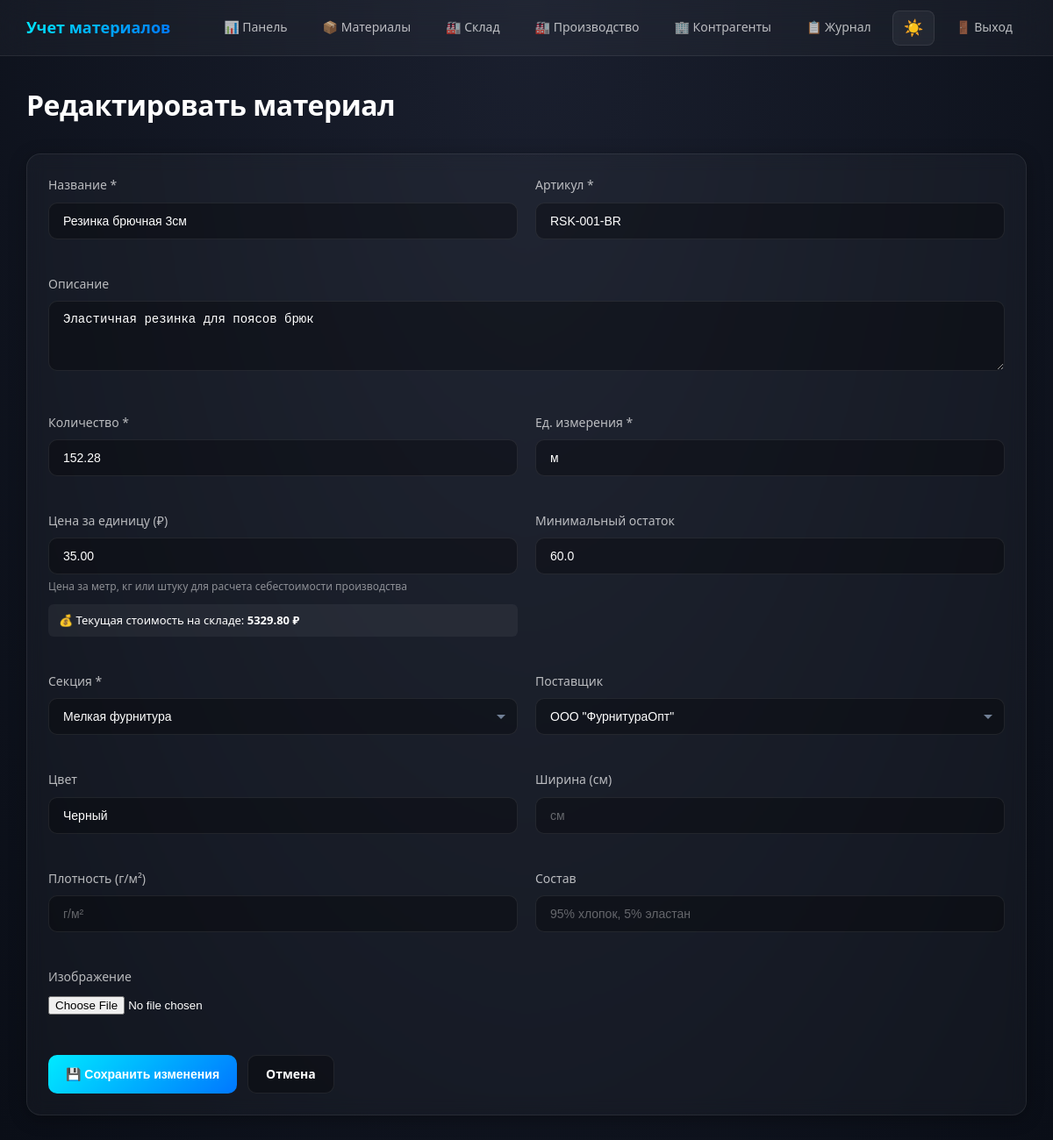
/materials/20/edit/ (signed in), run on the app's committed database.
### warehouse/models.py (models this page shows, shortened)
class Material(models.Model):
    name = models.CharField(max_length=255)
    article = models.CharField(max_length=100, unique=True)
    description = models.TextField(blank=True)
    unit = models.CharField(max_length=50, default='м')
    quantity = models.FloatField(default=0, validators=[MinValueValidator(0)])
    min_stock = models.FloatField(default=10)
    image = models.ImageField(upload_to='materials/', blank=True, null=True)
    price_per_unit = models.DecimalField(
        max_digits=12,
        decimal_places=2,
        default=0,
        verbose_name="Цена за единицу",
        help_text="Цена за метр, кг или штуку"
    )
    section = models.ForeignKey(
        'Section',  # Используем строку для ленивой загрузки
        on_delete=models.CASCADE,
        related_name='materials',
        null=True,
        blank=True
    )
    contractor = models.ForeignKey(
        'Contractor',
        on_delete=models.SET_NULL,
        null=True,
        blank=True
    )
    created_at = models.DateTimeField(auto_now_add=True, null=True)
    updated_at = models.DateTimeField(auto_now=True)
    color = models.CharField(max_length=100, blank=True)
    width = models.FloatField(null=True, blank=True)
    density = models.FloatField(null=True, blank=True)
    composition = models.CharField(max_length=255, blank=True)
    class Meta:
        ordering = ['-created_at']
    @property
    def total_value(self):
        return float(self.price_per_unit) * self.quantity
    contractor = models.ForeignKey(
        'Contractor',
        on_delete=models.SET_NULL,
        null=True,
        blank=True
    )
    created_at = models.DateTimeField(auto_now_add=True, null=True)
    updated_at = models.DateTimeField(auto_now=True)
    color = models.CharField(max_length=100, blank=True)
    width = models.FloatField(null=True, blank=True)
    density = models.FloatField(null=True, blank=True)
    composition = models.CharField(max_length=255, blank=True)
    class Meta:
        ordering = ['-created_at']

### warehouse/views.py (the view)
# urls.py: path('materials/<int:pk>/edit/', views.material_edit, name='material_edit'),
@login_required
def material_edit(request, pk):
    material = get_object_or_404(Material, pk=pk)
    if request.method == 'POST':
        form = MaterialForm(request.POST, request.FILES, instance=material)
        if form.is_valid():
            form.save()
            AuditLog.objects.create(
                action='edit',
                material=material,
                user=request.user,
                details='Редактирование материала'
            )
            messages.success(request, 'Материал обновлен')
            return redirect('material_detail', pk=pk)
    else:
        form = MaterialForm(instance=material)
    return render(request, 'warehouse/material_edit.html', {
        'form': form,
        'material': material,
        'sections': Section.objects.all(),
        'contractors': Contractor.objects.filter(contractor_type='supplier')
    })

### warehouse/models.py (called while the page is built)
    def __str__(self):
        return self.name

    def __str__(self):
        return self.name

### templates/warehouse/material_edit.html (shortened to what this page needs)
{% extends "base.html" %}
{% block content %}
<div class="page-header">
    <h1 class="page-title">Редактировать материал</h1>
</div>
<div class="card">
    <form method="post" enctype="multipart/form-data">
        <div style="display: grid; grid-template-columns: repeat(2, 1fr); gap: 20px;">
            <div class="form-group">
                <label class="form-label">Название *</label>
                {{ form.name }}
            </div>
            <div class="form-group">
                <label class="form-label">Артикул *</label>
                {{ form.article }}
            </div>
            <div class="form-group" style="grid-column: 1 / -1;">
                <label class="form-label">Описание</label>
                {{ form.description }}
            </div>
            <div class="form-group">
                <label class="form-label">Количество *</label>
                {{ form.quantity }}
            </div>
            <div class="form-group">
                <label class="form-label">Ед. измерения *</label>
                {{ form.unit }}
            </div>
            <div class="form-group">
                <label class="form-label">Цена за единицу (₽)</label>
                {{ form.price_per_unit }}
                <small style="color: var(--text-muted); font-size: 12px;">
                    Цена за метр, кг или штуку для расчета себестоимости производства
                </small>
                {% if material.price_per_unit > 0 %}
                <div style="margin-top: 8px; padding: 8px 12px; background: var(--bg-hover); border-radius: 6px; font-size: 13px;">
                    💰 Текущая стоимость на складе: <strong>{{ material.total_value|floatformat:2 }} ₽</strong>
                </div>
                {% endif %}
            </div>
            <div class="form-group">
                <label class="form-label">Минимальный остаток</label>
                {{ form.min_stock }}
            </div>
            <div class="form-group">
                <label class="form-label">Секция *</label>
                {{ form.section }}
            </div>
            <div class="form-group">
                <label class="form-label">Поставщик</label>
                {{ form.contractor }}
            </div>
            <div class="form-group">
                <label class="form-label">Цвет</label>
                {{ form.color }}
            </div>
            <div class="form-group">
                <label class="form-label">Ширина (см)</label>
                {{ form.width }}
            </div>
            <div class="form-group">
                <label class="form-label">Плотность (г/м²)</label>
                {{ form.density }}
            </div>
            <div class="form-group">
                <label class="form-label">Состав</label>
                {{ form.composition }}
            </div>
            <div class="form-group" style="grid-column: 1 / -1;">
                <label class="form-label">Изображение</label>
                {{ form.image }}
            </div>
        </div>
        <div style="margin-top: 24px; display: flex; gap: 12px;">
            <button type="submit" class="btn btn-primary">💾 Сохранить изменения</button>
            <a href="{% url 'material_detail' material.id %}" class="btn btn-secondary">Отмена</a>
        </div>
    </form>
</div>
{% endblock %}

### static/css/style.css (style rules this page uses)
:root { --primary: #00eaff; --primary-dark: #0077ff; --danger: #ff416c; --warning: #f9d423; --success: #00b09b; --info: #00eaff; --bg-body: #0a0e17; --bg-card: rgba(255, 255, 255, 0.03); --bg-input: rgba(0, 0, 0, 0.3); --bg-hover: rgba(255, 255, 255, 0.05); --border: rgba(255, 255, 255, 0.08); --border-focus: rgba(0, 234, 255, 0.4); --text-primary: #ffffff; --text-secondary: rgba(255, 255, 255, 0.7); --text-muted: rgba(255, 255, 255, 0.5); --shadow: 0 4px 20px rgba(0, 0, 0, 0.3); --shadow-glow: 0 0 20px rgba(0, 234, 255, 0.3); --gradient-body: radial-gradient(ellipse at top, #1a1f2e 0%, #0a0e17 100%); --gradient-primary: linear-gradient(135deg, #00eaff 0%, #0077ff 100%); --gradient-danger: linear-gradient(135deg, #ff416c 0%, #ff4b2b 100%); }
* { margin: 0; padding: 0; box-sizing: border-box; }
html { font-size: 16px; scroll-behavior: smooth; }
body { font-family: 'Segoe UI', system-ui, -apple-system, BlinkMacSystemFont, sans-serif; background: var(--gradient-body); background-attachment: fixed; color: var(--text-primary); min-height: 100vh; line-height: 1.6; transition: background 0.3s ease, color 0.3s ease; }
body, div, span, p, h1, h2, h3, h4, h5, h6, label, input, textarea, select, button, a, li, td, th, strong, em, small { color: var(--text-primary); }
.page-header { display: flex; justify-content: space-between; align-items: center; margin-bottom: 30px; flex-wrap: wrap; gap: 16px; }
.page-title { font-size: 32px; font-weight: 700; letter-spacing: -0.5px; color: var(--text-primary); }
.card { background: var(--bg-card); border: 1px solid var(--border); border-radius: 16px; padding: 24px; backdrop-filter: blur(10px); -webkit-backdrop-filter: blur(10px); transition: all 0.3s ease; box-shadow: var(--shadow); }
.btn { display: inline-flex; align-items: center; justify-content: center; gap: 8px; padding: 10px 20px; border-radius: 10px; font-size: 14px; font-weight: 600; border: none; cursor: pointer; transition: all 0.3s ease; text-decoration: none; white-space: nowrap; }
.btn-primary { background: var(--gradient-primary); color: white; }
.btn-secondary { background: var(--bg-input); color: var(--text-primary); border: 1px solid var(--border); }
.form-group { margin-bottom: 20px; }
.form-label { display: block; margin-bottom: 8px; font-size: 14px; font-weight: 500; color: var(--text-secondary); }
.form-control { width: 100%; padding: 12px 16px; background: var(--bg-input); border: 1px solid var(--border); border-radius: 10px; color: var(--text-primary); font-size: 14px; transition: all 0.3s ease; }
.form-control::placeholder { color: var(--text-muted); opacity: 0.7; }
select.form-control { appearance: none; background-repeat: no-repeat; background-position: right 12px center; padding-right: 36px; }
textarea.form-control { resize: vertical; min-height: 80px; }
[data-theme="dark"] select.form-control, select.form-control { background-repeat: no-repeat; background-position: right 12px center; background-size: 12px; -webkit-appearance: none; -moz-appearance: none; appearance: none; padding-right: 36px; }

### data on the page
Material: name "Резинка брючная 3см", article "RSK-001-BR", description "Эластичная резинка для поясов брюк", quantity "152.28", unit "м", price_per_unit "35.00", total_value "5329.80", min_stock "60.0", section "Мелкая фурнитура", contractor "ООО \"ФурнитураОпт\"", color "Черный"
